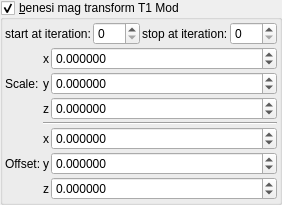
    <widget class="MyGroupBox" name="groupCheck_transf_function_enabledx_false">
     <property name="toolTip">
      <string/>
     </property>
     <property name="title">
      <string>&amp;benesi mag transform T1 Mod</string>
     </property>
     <property name="checkable">
      <bool>true</bool>
     </property>
     <layout class="QVBoxLayout" name="verticalLayout_32" stretch="0,0">
      <property name="spacing">
       <number>2</number>
      </property>
      <property name="leftMargin">
       <number>2</number>
      </property>
      <property name="topMargin">
       <number>2</number>
      </property>
      <property name="rightMargin">
       <number>2</number>
      </property>
      <property name="bottomMargin">
       <number>2</number>
      </property>
      <item>
       <layout class="QHBoxLayout" name="horizontalLayout_20" stretch="0,1,0,1">
        <item>
         <widget class="QLabel" name="label_106">
          <property name="text">
           <string>start at iteration:</string>
          </property>
         </widget>
        </item>
        <item>
         <widget class="MySpinBox" name="spinboxInt_transf_multiplier_start_iter_3">
          <property name="sizePolicy">
           <sizepolicy hsizetype="Minimum" vsizetype="Maximum">
            <horstretch>0</horstretch>
            <verstretch>0</verstretch>
           </sizepolicy>
          </property>
          <property name="minimum">
           <number>0</number>
          </property>
          <property name="maximum">
           <number>999</number>
          </property>
          <property name="value">
           <number>0</number>
          </property>
         </widget>
        </item>
        <item>
         <widget class="QLabel" name="label_76">
          <property name="text">
           <string>stop at iteration:</string>
          </property>
         </widget>
        </item>
        <item>
         <widget class="MySpinBox" name="spinboxInt_transf_stop_iterationsTM_1">
          <property name="sizePolicy">
           <sizepolicy hsizetype="Preferred" vsizetype="Maximum">
            <horstretch>0</horstretch>
            <verstretch>0</verstretch>
           </sizepolicy>
          </property>
          <property name="maximum">
           <number>999</number>
          </property>
         </widget>
        </item>
       </layout>
      </item>
      <item>
       <layout class="QGridLayout" name="gridLayout_69" columnstretch="0,0,1">
        <property name="spacing">
         <number>2</number>
        </property>
        <item row="2" column="2">
         <widget class="MyDoubleSpinBox" name="spinbox3_transf_scale3D_333_z">
          <property name="sizePolicy">
           <sizepolicy hsizetype="Minimum" vsizetype="Maximum">
            <horstretch>0</horstretch>
            <verstretch>0</verstretch>
           </sizepolicy>
          </property>
          <property name="prefix">
           <string/>
          </property>
          <property name="suffix">
           <string/>
          </property>
          <property name="decimals">
           <number>6</number>
          </property>
          <property name="minimum">
           <double>-99.989999999999995</double>
          </property>
          <property name="maximum">
           <double>99.989999999999995</double>
          </property>
          <property name="singleStep">
           <double>0.100000000000000</double>
          </property>
         </widget>
        </item>
        <item row="5" column="0">
         <widget class="QLabel" name="label_260">
          <property name="text">
           <string>Offset:</string>
          </property>
         </widget>
        </item>
        <item row="1" column="2">
         <widget class="MyDoubleSpinBox" name="spinbox3_transf_scale3D_333_y">
          <property name="sizePolicy">
           <sizepolicy hsizetype="Minimum" vsizetype="Maximum">
            <horstretch>0</horstretch>
            <verstretch>0</verstretch>
           </sizepolicy>
          </property>
          <property name="prefix">
           <string/>
          </property>
          <property name="suffix">
           <string/>
          </property>
          <property name="decimals">
           <number>6</number>
          </property>
          <property name="minimum">
           <double>-99.989999999999995</double>
          </property>
          <property name="maximum">
           <double>99.989999999999995</double>
          </property>
          <property name="singleStep">
           <double>0.100000000000000</double>
          </property>
         </widget>
        </item>
        <item row="4" column="2">
         <widget class="MyDoubleSpinBox" name="spinbox3_transf_addition_constant_111_x">
          <property name="sizePolicy">
           <sizepolicy hsizetype="Minimum" vsizetype="Maximum">
            <horstretch>0</horstretch>
            <verstretch>0</verstretch>
           </sizepolicy>
          </property>
          <property name="prefix">
           <string/>
          </property>
          <property name="suffix">
           <string/>
          </property>
          <property name="decimals">
           <number>6</number>
          </property>
          <property name="minimum">
           <double>-99.989999999999995</double>
          </property>
          <property name="maximum">
           <double>99.989999999999995</double>
          </property>
          <property name="singleStep">
           <double>0.100000000000000</double>
          </property>
         </widget>
        </item>
        <item row="6" column="2">
         <widget class="MyDoubleSpinBox" name="spinbox3_transf_addition_constant_111_z">
          <property name="sizePolicy">
           <sizepolicy hsizetype="Minimum" vsizetype="Maximum">
            <horstretch>0</horstretch>
            <verstretch>0</verstretch>
           </sizepolicy>
          </property>
          <property name="prefix">
           <string/>
          </property>
          <property name="suffix">
           <string/>
          </property>
          <property name="decimals">
           <number>6</number>
          </property>
          <property name="minimum">
           <double>-99.989999999999995</double>
          </property>
          <property name="maximum">
           <double>99.989999999999995</double>
          </property>
          <property name="singleStep">
           <double>0.100000000000000</double>
          </property>
         </widget>
        </item>
        <item row="6" column="1">
         <widget class="QLabel" name="label_134">
          <property name="sizePolicy">
           <sizepolicy hsizetype="Preferred" vsizetype="Preferred">
            <horstretch>0</horstretch>
            <verstretch>0</verstretch>
           </sizepolicy>
          </property>
          <property name="text">
           <string notr="true">z</string>
          </property>
          <property name="alignment">
           <set>Qt::AlignRight|Qt::AlignTrailing|Qt::AlignVCenter</set>
          </property>
         </widget>
        </item>
        <item row="0" column="1">
         <widget class="QLabel" name="label_137">
          <property name="sizePolicy">
           <sizepolicy hsizetype="Preferred" vsizetype="Preferred">
            <horstretch>0</horstretch>
            <verstretch>0</verstretch>
           </sizepolicy>
          </property>
          <property name="text">
           <string notr="true">x</string>
          </property>
          <property name="alignment">
           <set>Qt::AlignRight|Qt::AlignTrailing|Qt::AlignVCenter</set>
          </property>
         </widget>
        </item>
        <item row="1" column="0">
         <widget class="QLabel" name="label_261">
          <property name="text">
           <string>Scale:</string>
          </property>
         </widget>
        </item>
        <item row="5" column="2">
         <widget class="MyDoubleSpinBox" name="spinbox3_transf_addition_constant_111_y">
          <property name="sizePolicy">
           <sizepolicy hsizetype="Minimum" vsizetype="Maximum">
            <horstretch>0</horstretch>
            <verstretch>0</verstretch>
           </sizepolicy>
          </property>
          <property name="prefix">
           <string/>
          </property>
          <property name="suffix">
           <string/>
          </property>
          <property name="decimals">
           <number>6</number>
          </property>
          <property name="minimum">
           <double>-99.989999999999995</double>
          </property>
          <property name="maximum">
           <double>99.989999999999995</double>
          </property>
          <property name="singleStep">
           <double>0.100000000000000</double>
          </property>
         </widget>
        </item>
        <item row="1" column="1">
         <widget class="QLabel" name="label_138">
          <property name="sizePolicy">
           <sizepolicy hsizetype="Preferred" vsizetype="Preferred">
            <horstretch>0</horstretch>
            <verstretch>0</verstretch>
           </sizepolicy>
          </property>
          <property name="text">
           <string notr="true">y</string>
          </property>
          <property name="alignment">
           <set>Qt::AlignRight|Qt::AlignTrailing|Qt::AlignVCenter</set>
          </property>
         </widget>
        </item>
        <item row="5" column="1">
         <widget class="QLabel" name="label_136">
          <property name="sizePolicy">
           <sizepolicy hsizetype="Preferred" vsizetype="Preferred">
            <horstretch>0</horstretch>
            <verstretch>0</verstretch>
           </sizepolicy>
          </property>
          <property name="text">
           <string notr="true">y</string>
          </property>
          <property name="alignment">
           <set>Qt::AlignRight|Qt::AlignTrailing|Qt::AlignVCenter</set>
          </property>
         </widget>
        </item>
        <item row="0" column="2">
         <widget class="MyDoubleSpinBox" name="spinbox3_transf_scale3D_333_x">
          <property name="sizePolicy">
           <sizepolicy hsizetype="Minimum" vsizetype="Maximum">
            <horstretch>0</horstretch>
            <verstretch>0</verstretch>
           </sizepolicy>
          </property>
          <property name="prefix">
           <string/>
          </property>
          <property name="suffix">
           <string/>
          </property>
          <property name="decimals">
           <number>6</number>
          </property>
          <property name="minimum">
           <double>-99.989999999999995</double>
          </property>
          <property name="maximum">
           <double>99.989999999999995</double>
          </property>
          <property name="singleStep">
           <double>0.100000000000000</double>
          </property>
         </widget>
        </item>
        <item row="4" column="1">
         <widget class="QLabel" name="label_135">
          <property name="sizePolicy">
           <sizepolicy hsizetype="Preferred" vsizetype="Preferred">
            <horstretch>0</horstretch>
            <verstretch>0</verstretch>
           </sizepolicy>
          </property>
          <property name="text">
           <string notr="true">x</string>
          </property>
          <property name="alignment">
           <set>Qt::AlignRight|Qt::AlignTrailing|Qt::AlignVCenter</set>
          </property>
         </widget>
        </item>
        <item row="2" column="1">
         <widget class="QLabel" name="label_139">
          <property name="sizePolicy">
           <sizepolicy hsizetype="Preferred" vsizetype="Preferred">
            <horstretch>0</horstretch>
            <verstretch>0</verstretch>
           </sizepolicy>
          </property>
          <property name="text">
           <string notr="true">z</string>
          </property>
          <property name="alignment">
           <set>Qt::AlignRight|Qt::AlignTrailing|Qt::AlignVCenter</set>
          </property>
         </widget>
        </item>
        <item row="3" column="1" colspan="2">
         <widget class="Line" name="line_54">
          <property name="orientation">
           <enum>Qt::Horizontal</enum>
          </property>
         </widget>
        </item>
       </layout>
      </item>
     </layout>
    </widget>
